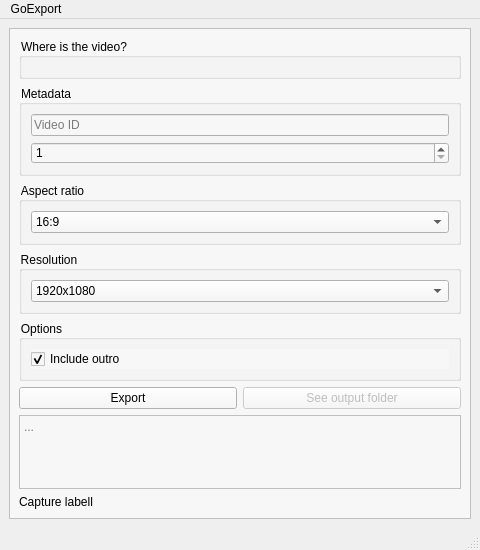
<?xml version="1.0" encoding="UTF-8"?>
<ui version="4.0">
 <class>MainWindow</class>
 <widget class="QMainWindow" name="MainWindow">
  <property name="geometry">
   <rect>
    <x>0</x>
    <y>0</y>
    <width>480</width>
    <height>550</height>
   </rect>
  </property>
  <property name="windowTitle">
   <string>MainWindow</string>
  </property>
  <widget class="QWidget" name="centralwidget">
   <layout class="QVBoxLayout" name="verticalLayout">
    <item>
     <widget class="QFrame" name="frame">
      <property name="styleSheet">
       <string notr="true">background-color: palette(alternate-base);</string>
      </property>
      <property name="frameShape">
       <enum>QFrame::Shape::StyledPanel</enum>
      </property>
      <property name="frameShadow">
       <enum>QFrame::Shadow::Raised</enum>
      </property>
      <layout class="QVBoxLayout" name="verticalLayout_3">
       <item>
        <widget class="QGroupBox" name="groupBox_4">
         <property name="sizePolicy">
          <sizepolicy hsizetype="Expanding" vsizetype="Expanding">
           <horstretch>0</horstretch>
           <verstretch>0</verstretch>
          </sizepolicy>
         </property>
         <property name="maximumSize">
          <size>
           <width>16777215</width>
           <height>100</height>
          </size>
         </property>
         <property name="title">
          <string>Where is the video?</string>
         </property>
         <layout class="QHBoxLayout" name="serviceButtonsLayout"/>
        </widget>
       </item>
       <item>
        <widget class="QGroupBox" name="groupBox_3">
         <property name="title">
          <string>Metadata</string>
         </property>
         <layout class="QVBoxLayout" name="verticalLayout_2">
          <item>
           <widget class="QLineEdit" name="VideoId">
            <property name="placeholderText">
             <string>Video ID</string>
            </property>
           </widget>
          </item>
          <item>
           <widget class="QSpinBox" name="OwnerId">
            <property name="enabled">
             <bool>true</bool>
            </property>
            <property name="minimum">
             <number>1</number>
            </property>
            <property name="maximum">
             <number>999999999</number>
            </property>
           </widget>
          </item>
         </layout>
        </widget>
       </item>
       <item>
        <widget class="QGroupBox" name="groupBox">
         <property name="sizePolicy">
          <sizepolicy hsizetype="Expanding" vsizetype="Expanding">
           <horstretch>0</horstretch>
           <verstretch>0</verstretch>
          </sizepolicy>
         </property>
         <property name="maximumSize">
          <size>
           <width>16777215</width>
           <height>100</height>
          </size>
         </property>
         <property name="title">
          <string>Aspect ratio</string>
         </property>
         <layout class="QVBoxLayout" name="verticalLayout_8">
          <item>
           <widget class="QComboBox" name="AspectRatio">
            <item>
             <property name="text">
              <string>16:9</string>
             </property>
            </item>
            <item>
             <property name="text">
              <string>9:16</string>
             </property>
            </item>
           </widget>
          </item>
         </layout>
        </widget>
       </item>
       <item>
        <widget class="QGroupBox" name="groupBox_2">
         <property name="sizePolicy">
          <sizepolicy hsizetype="Expanding" vsizetype="Expanding">
           <horstretch>0</horstretch>
           <verstretch>0</verstretch>
          </sizepolicy>
         </property>
         <property name="maximumSize">
          <size>
           <width>16777215</width>
           <height>100</height>
          </size>
         </property>
         <property name="title">
          <string>Resolution</string>
         </property>
         <layout class="QVBoxLayout" name="verticalLayout_10">
          <item>
           <widget class="QComboBox" name="Resolution_2">
            <item>
             <property name="text">
              <string>1920x1080</string>
             </property>
            </item>
            <item>
             <property name="text">
              <string>1280x720</string>
             </property>
            </item>
           </widget>
          </item>
         </layout>
        </widget>
       </item>
       <item>
        <widget class="QGroupBox" name="groupBox_5">
         <property name="sizePolicy">
          <sizepolicy hsizetype="Expanding" vsizetype="Expanding">
           <horstretch>0</horstretch>
           <verstretch>0</verstretch>
          </sizepolicy>
         </property>
         <property name="maximumSize">
          <size>
           <width>16777215</width>
           <height>100</height>
          </size>
         </property>
         <property name="title">
          <string>Options</string>
         </property>
         <layout class="QHBoxLayout" name="horizontalLayout_5">
          <item>
           <widget class="QCheckBox" name="Outro">
            <property name="text">
             <string>Include outro</string>
            </property>
            <property name="checked">
             <bool>true</bool>
            </property>
           </widget>
          </item>
         </layout>
        </widget>
       </item>
       <item>
        <layout class="QHBoxLayout" name="horizontalLayout_3">
         <item>
          <widget class="QPushButton" name="Confirm">
           <property name="text">
            <string>Export</string>
           </property>
          </widget>
         </item>
         <item>
          <widget class="QPushButton" name="OutputFolder">
           <property name="enabled">
            <bool>false</bool>
           </property>
           <property name="text">
            <string>See output folder</string>
           </property>
          </widget>
         </item>
        </layout>
       </item>
       <item>
        <widget class="QPlainTextEdit" name="Console">
         <property name="sizePolicy">
          <sizepolicy hsizetype="Expanding" vsizetype="Expanding">
           <horstretch>0</horstretch>
           <verstretch>0</verstretch>
          </sizepolicy>
         </property>
         <property name="readOnly">
          <bool>true</bool>
         </property>
         <property name="placeholderText">
          <string>...</string>
         </property>
        </widget>
       </item>
       <item>
        <widget class="QLabel" name="CaptureLabel">
         <property name="text">
          <string>Capture labell</string>
         </property>
         <property name="indent">
          <number>-1</number>
         </property>
        </widget>
       </item>
      </layout>
     </widget>
    </item>
   </layout>
  </widget>
  <widget class="QStatusBar" name="statusbar"/>
  <widget class="QMenuBar" name="menuBar">
   <property name="geometry">
    <rect>
     <x>0</x>
     <y>0</y>
     <width>480</width>
     <height>33</height>
    </rect>
   </property>
   <widget class="QMenu" name="menuGoExport">
    <property name="title">
     <string>GoExport</string>
    </property>
    <addaction name="actionSettings_2"/>
    <addaction name="actionUpdate"/>
    <addaction name="separator"/>
    <addaction name="actionExit"/>
   </widget>
   <addaction name="menuGoExport"/>
  </widget>
  <action name="actionDatabase">
   <property name="text">
    <string>Database</string>
   </property>
  </action>
  <action name="actionSettings">
   <property name="text">
    <string>Settings</string>
   </property>
  </action>
  <action name="actionSettings_2">
   <property name="text">
    <string>Settings</string>
   </property>
  </action>
  <action name="actionExit">
   <property name="text">
    <string>Exit</string>
   </property>
  </action>
  <action name="actionUpdate">
   <property name="text">
    <string>Update (!)</string>
   </property>
  </action>
 </widget>
 <tabstops>
  <tabstop>VideoId</tabstop>
  <tabstop>OwnerId</tabstop>
  <tabstop>AspectRatio</tabstop>
  <tabstop>Resolution_2</tabstop>
  <tabstop>Outro</tabstop>
  <tabstop>OutputFolder</tabstop>
 </tabstops>
 <resources>
  <include location="resources.qrc"/>
 </resources>
 <connections/>
</ui>
